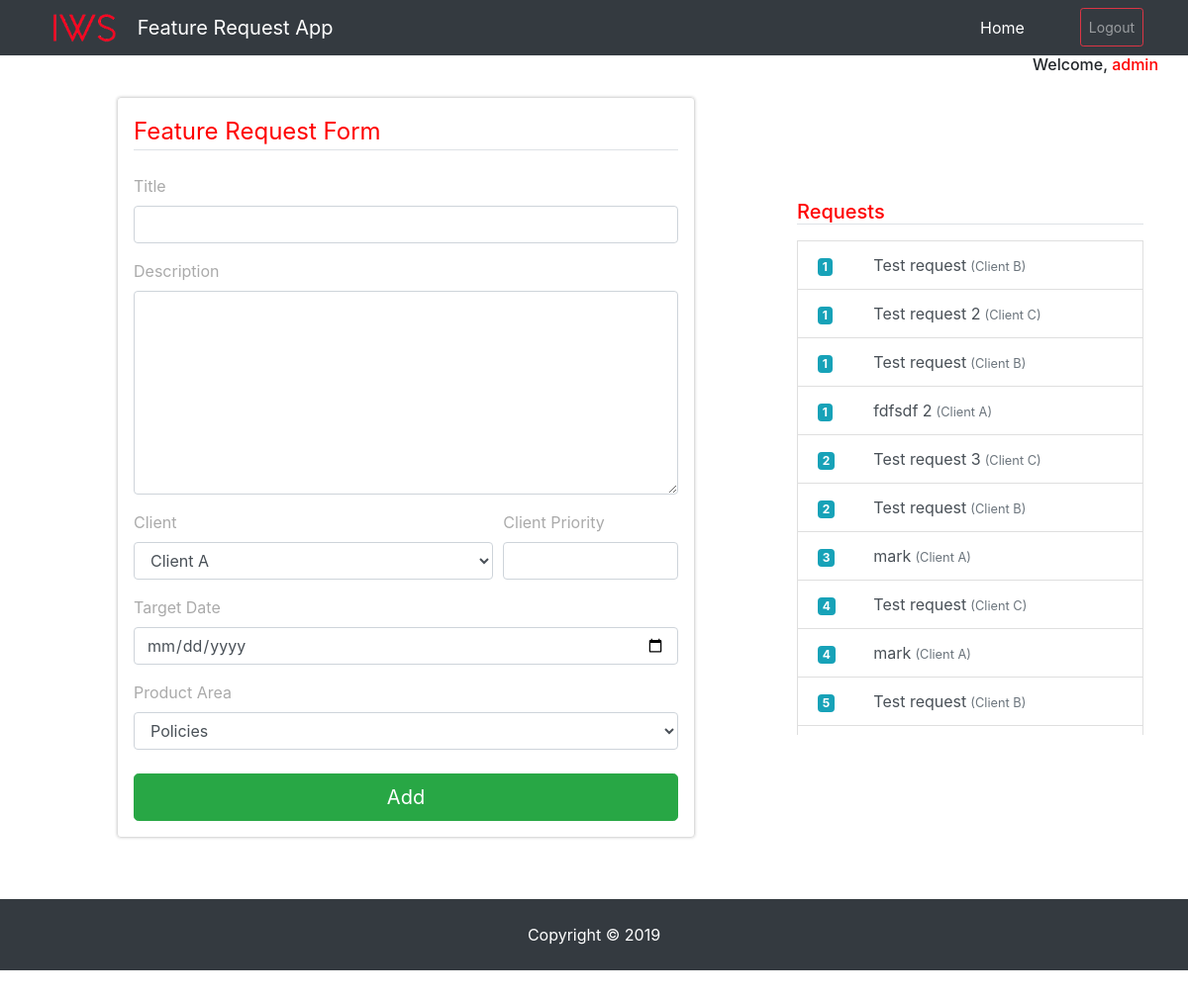
Page /home (signed in) on the earlier database version.
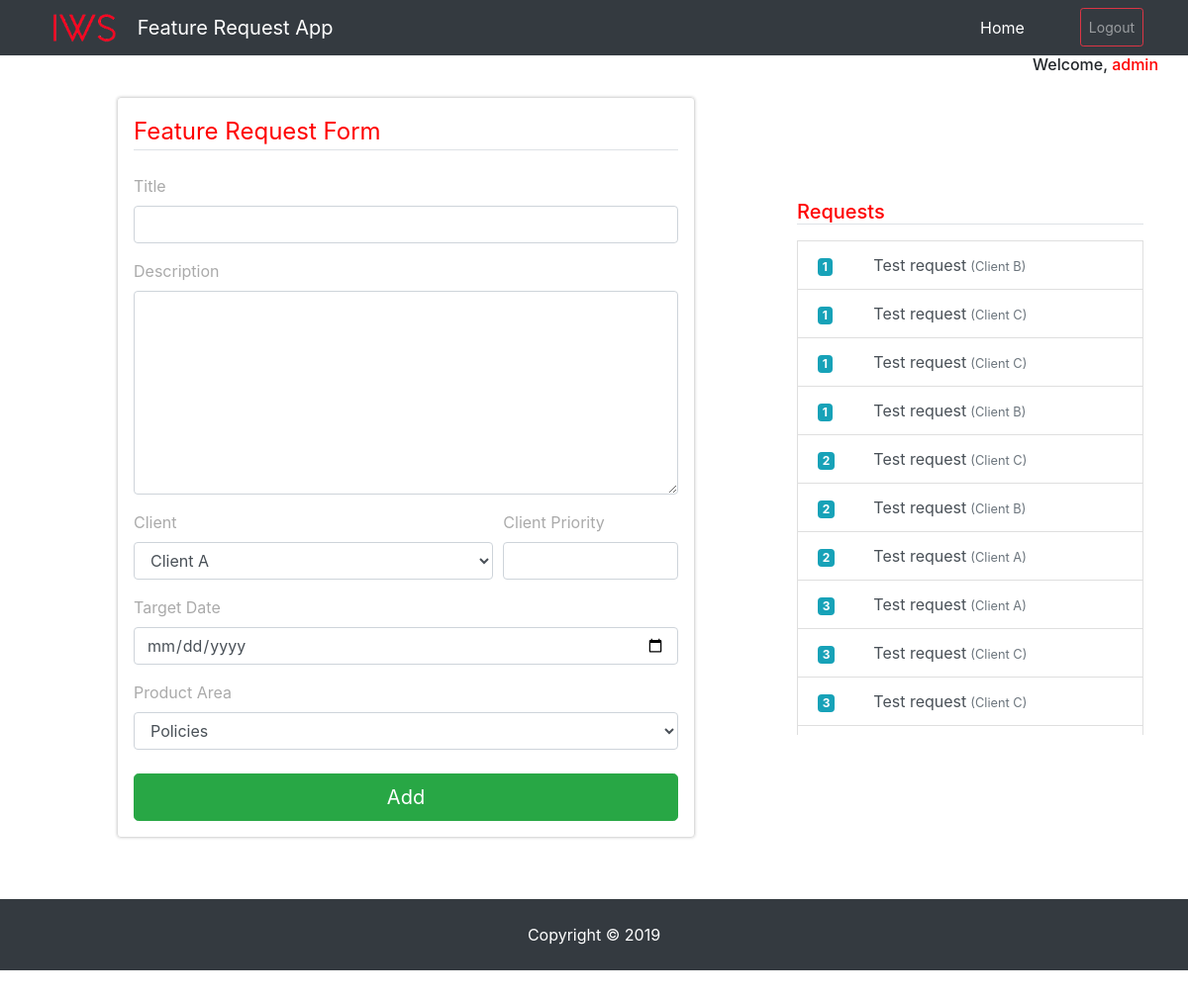
Same page on the later database version.
### project/models.py (models this page shows, shortened)
class FeatureRequest(db.Model):
    __tablename__ = "requests"
    id = db.Column(db.Integer, primary_key=True)
    title = db.Column(db.String(40), nullable=False)
    description = db.Column(db.Text, nullable=False)
    client = db.Column(db.String(12), nullable=False)
    client_priority = db.Column(db.Integer, nullable=False)
    target_date = db.Column(db.Date, nullable=False)
    product_area = db.Column(db.String(12), nullable=False)
    author_id = db.Column(db.Integer, db.ForeignKey('users.id'))

### project/home/routes.py (the view, shortened to what this page needs)
@home_blueprint.route('/home', methods=['GET', 'POST'])
@login_required
def home():
    error = None
    requests_all = FeatureRequest.query.filter_by(
        author=current_user).order_by('client_priority').all()
    form = FeatureRequestForm()
    return render_template('home.html', error=error, form=form, \
    requests=requests_all, now=datetime.utcnow())

### project/home/forms.py (shortened to what this page needs)
class FeatureRequestForm(FlaskForm):
    title = StringField(
        'Title', validators=[DataRequired(), Length(min=2, max=40)])
    description = TextAreaField(
        'Description', validators=[DataRequired()])
    client = SelectField('Client', choices=[('Client A', 'Client A'), (
        'Client B', 'Client B'), ('Client C', 'Client C')])
    client_priority = IntegerField(
        'Client Priority', validators=[NumberRange(min=1), DataRequired()])
    target_date = DateField('Target Date', validators=[DataRequired()])
    product_area = SelectField('Product Area', choices=[('Policies', 'Policies'), (
        'Billing', 'Billing'), ('Claims', 'Claims'), ('Reports', 'Reports')])
    submit = SubmitField('Add')

### project/__init__.py (called while the page is built)
@login_manager.user_loader
def load_user(user_id):
    return User.query.filter(User.id == int(user_id)).first()

### project/home/templates/home.html (shortened to what this page needs)
{% extends 'layout.html' %}
{% block content %}
<div class="row align-items-center">
  <div class="col-lg-8">
    <form class="form" action="" id="js-form" method="POST">
      <legend class="border-bottom mb-4"><span style="color:red;">Feature Request Form</span></legend>
      <div class="form-group">
        {{form.title.label()}}
        {% if form.title.errors %}
        {{ form.title(class="form-control is-invalid",minlength="4", maxlength="40") }}
        <div class="invalid-feedback">
          {% for error in form.title.errors %}
          <span>{{ error }}</span>
          {% endfor %}
        </div>
        {% else %}
        {{form.title(class="form-control", minlength="4", maxlength="40")}}
        {% endif %}
      </div>
      <div class="mb-3">
        {{form.description.label()}}
        {% if form.description.errors %}
        {{form.description(cols="40", rows="8", class="form-control is-invalid")}}
        <div class="invalid-feedback">
          {% for error in form.description.errors %}
          <span>{{ error }}</span>
          {% endfor %}
        </div>
        {% else %}
        {{form.description(cols="40", rows="8" ,class="form-control")}}
        {% endif %}
      </div>
      <div class="form-row">
        <div class="form-group col-md-8">
          {{form.client.label()}}
          {% if form.client.errors %}
          {{form.client(class="form-control is-invalid")}}
          <div class="invalid-feedback">
            {% for error in form.client.errors %}
            <span>{{ error }}</span>
            {% endfor %}
          </div>
          {% else %}
          {{form.client(class="form-control")}}
          {% endif %}
        </div>
        <div class="form-group col-md-4">
          {{form.client_priority.label()}}
          {% if form.client_priority.errors %}
          {{form.client_priority(class="form-control is-invalid", type="number", min=1)}}
          <div class="invalid-feedback">
            {% for error in form.client_priority.errors %}
            <span>{{ error }}</span>
            {% endfor %}
          </div>
          {% else %}
          {{form.client_priority(class="form-control", type="number", min=1)}}
          {% endif %}
        </div>
      </div>
      <div class="form-group">
        {{form.target_date.label()}}
        {% if form.target_date.errors %}
        {{form.target_date(class="form-control is-invalid", type="date")}}
        <div class="invalid-feedback">
          {% for error in form.target_date.errors %}
          <span>{{ error }}</span>
          {% endfor %}
        </div>
        {% else %}
        {{form.target_date(class="form-control", type="date")}}
        {% endif %}
      </div>
      <div class="form-group">
        {{form.product_area.label()}}
        {% if form.product_area.errors %}
        {{form.product_area(class="form-control is-invalid")}}
        <div class="invalid-feedback">
          {% for error in form.product_area.errors %}
          <span>{{ error }}</span>
          {% endfor %}
        </div>
        {% else %}
        {{form.product_area(class="form-control")}}
        {% endif %}
      </div>
      {{form.submit(class="btn btn-success btn-lg btn-block mt-4")}}
    </form>
  </div>
  <div class="col-md-4">
    <h5 class="border-bottom mb-3"><span style="color:red;">Requests</span></h5>
    <div class="" style="height:500px; overflow:scroll;">
      <div class="list-group" id="list-tab" role="tablist">
        {% for item in requests %}
        <a class="list-group-item list-group-item-action {{item.id}}" id="list-home-list" href="{{url_for('home.detail', featurerequest_id = item.id)}}" role="tab" aria-controls="home">
          <div class="row">
            <div class="col-md-2">
              <span class="badge badge-info mr-1">{{item.client_priority}}</span>
            </div>
            <div class="col-md-10 ">{{item.title}}<small class="ml-1 text-muted">({{item.client}})</small>
            </div>
          </div>
        </a>
        {% endfor %}
      </div>
    </div>
  </div>
</div>
{% endblock %}

Differences in the rows shown:
removed FeatureRequest: client_priority "1", title "fdfsdf 2", client "Client A"
removed FeatureRequest: client_priority "3", title "mark", client "Client A"
removed FeatureRequest: client_priority "4", title "mark", client "Client A"
no longer on this page (row edited): FeatureRequest: client_priority "5", title "Test request", client "Client B"
changed FeatureRequest (number 2 of 10 on the later page): title "Test request 2" → "Test request"
changed FeatureRequest (number 3 of 10 on the later page): client_priority "2" → "1"; title "Test request 3" → "Test request"; moves up the list
changed FeatureRequest (number 5 of 10 on the later page): client_priority "4" → "2"; moves up the list
now on this page (row edited): FeatureRequest: client_priority "2", title "Test request", client "Client A"
now on this page (row edited): FeatureRequest: client_priority "3", title "Test request", client "Client A"
now on this page (row edited): FeatureRequest: client_priority "3", title "Test request", client "Client C"
now on this page (row edited): FeatureRequest: client_priority "3", title "Test request", client "Client C"
